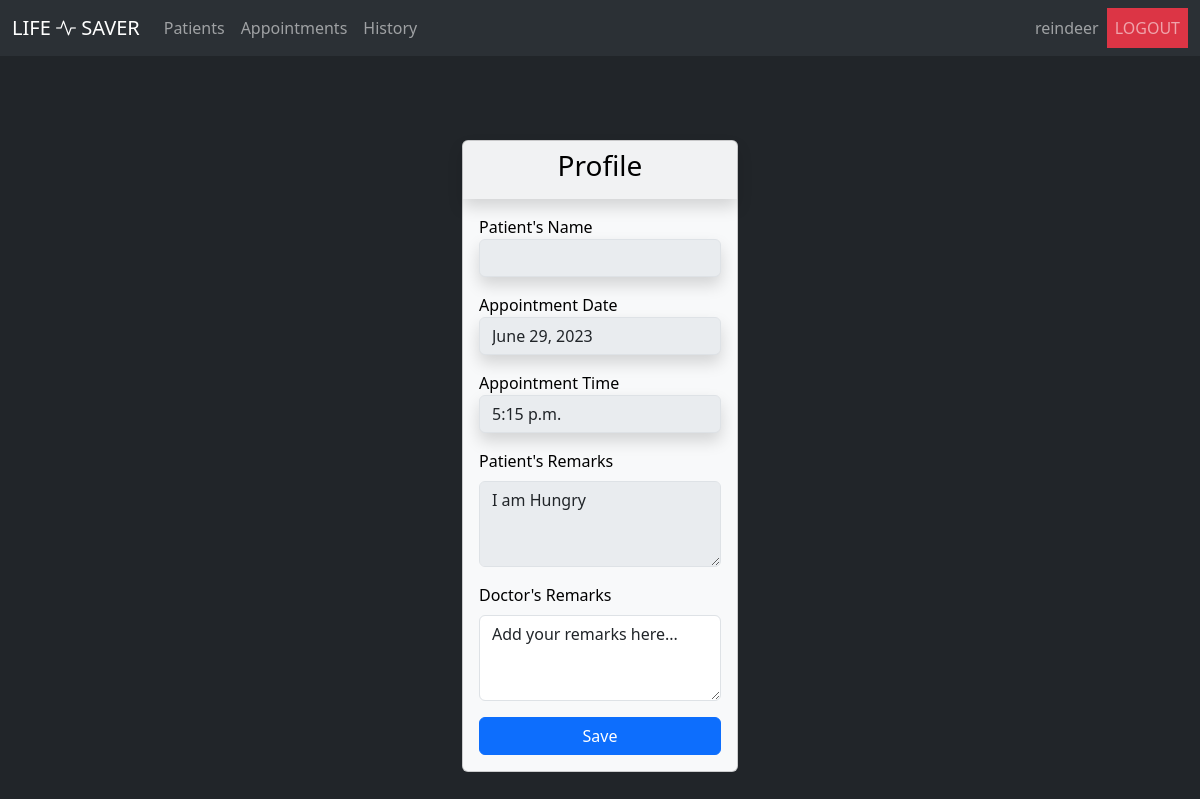
Page /doctor/complete_appointment/3/ (signed in) on the committed database.
### life_saver_user_auth/models.py (models this page shows, shortened)
class User(models.Model):
    first_name = models.CharField(max_length=30)
    last_name = models.CharField(max_length=30)
    email = models.EmailField(unique=True)
    phone = models.CharField(max_length=10)
    password = models.CharField(max_length=30)
    role = models.CharField(max_length=30)

### life_saver_appointment/models.py (models this page shows, shortened)
class Appointment(models.Model):
    doctor = models.ForeignKey(Doctor, on_delete=models.CASCADE)
    patient = models.ForeignKey(Patient, on_delete=models.CASCADE)
    date = models.DateField()
    time = models.TimeField()
    patient_remarks = models.TextField(blank=True, null=True)
    doctor_remarks = models.TextField(blank=True, null=True)
    status = models.CharField(max_length=50, default='pending')
    is_completed = models.BooleanField(default=False)
    class Meta:
        verbose_name_plural = 'Appointments'
        ordering = ['-date', '-time']

### life_saver_doctor/views.py (the view)
# urls.py: path('complete_appointment/<int:appointment_id>/', complete_appointment, name='complete_appointment_doctor'),
def complete_appointment(request, appointment_id):
    if check_session(request):
        if check_profile_completion(request):
            doctor = Doctor.objects.get(user__id=request.session['user'])
            if doctor.is_verified:
                appointment = Appointment.objects.get(id=appointment_id)
                if request.method == 'POST':
                    appointment.status = 'completed'
                    appointment.is_completed = True
                    appointment.doctor_remarks = request.POST['doctor_remarks']
                    appointment.save()
                    return redirect('appointments_doctor')
                return render(request, 'complete_appointment_doctor.html', {'appointment': appointment})
            return redirect('waitlist_doctor')
    return redirect('login')

### life_saver_doctor/views.py (called while the page is built)
def check_session(request):
    if request.session.has_key('user'):
        user = User.objects.get(id=request.session['user'])
        if user.role == 'doctor':
            return True
    return False

def check_profile_completion(request):
    try:
        doctor = Doctor.objects.get(user__id=request.session['user'])
        if doctor.is_profile_complete:
            return True
        return False
    except:
        return False

### life_saver_doctor/templates/complete_appointment_doctor.html (shortened to what this page needs)
{% extends 'base_doctor.html' %}
{% block content %}
<div class="container-fluid bg-dark h-100">
	<div class="row align-items-center justify-content-center h-100">
		<div class="col-md-3">
			<div class="card text-bg-light">
				<div class="card-header shadow border-0 text-center">
					<h3>Profile</h3>
				</div>
				<div class="card-body">
					<form method="post">
						<div class="mb-3">
                            <label for="patient">Patient's Name</label>
                            <input type="text" class="form-control shadow" name="patient" value="{{ appointment.patient_name }}" disabled>
                        </div>
                        <div class="mb-3">
                            <label for="date">Appointment Date</label>
                            <input type="text" class="form-control shadow" name="date" value="{{ appointment.date }}" disabled>
                        </div>
                        <div class="mb-3">
                            <label for="time">Appointment Time</label>
                            <input type="text" class="form-control shadow" name="time" value="{{ appointment.time }}" disabled>
                        </div>
                        <div class="form-group mb-3">
                            <label for="patient_remarks" class="form-label">Patient's Remarks</label>
                            <textarea class="form-control" id="patient_remarks" name="patient_remarks" disabled rows="3">{{ appointment.patient_remarks }}</textarea>
                        </div>
                        <div class="form-group mb-3">
                            <label for="doctor_remarks" class="form-label">Doctor's Remarks</label>
                            <textarea class="form-control" id="doctor_remarks" name="doctor_remarks" rows="3">Add your remarks here...</textarea>
                        </div>
						<button type="submit" class="btn btn-primary w-100">Save</button>
					</form>
				</div>
			</div>
		</div>
	</div>
</div>
{% endblock %}

### life_saver_doctor/templates/base_doctor.html (shortened to what this page needs)
<!doctype html>
<html lang="en">
<head>
	<link href="https://cdn.jsdelivr.net/npm/bootstrap@5.3.0-alpha3/dist/css/bootstrap.min.css" rel="stylesheet"
>
	<link rel="stylesheet" href="https://cdn.jsdelivr.net/npm/bootstrap-icons@1.10.5/font/bootstrap-icons.css">
	<link rel="stylesheet" href="https://cdn.datatables.net/1.13.4/css/jquery.dataTables.css" />
</head>
<body style="height: 100vh">
	<nav class="navbar navbar-expand-lg bg-body-tertiary bg-dark" data-bs-theme="dark">
		<div class="container-fluid">
			<a class="navbar-brand" href="{% url 'index_doctor' %}">LIFE <i class="bi bi-activity"></i> SAVER</a>
			<div class="collapse navbar-collapse justify-content-between" id="navbarNav">
				<ul class="navbar-nav">
					<li class="nav-item">
						<a class="nav-link" href="{% url 'patients_doctor' %}">Patients</a>
					</li>
					<li class="nav-item">
						<a class="nav-link" href="{% url 'appointments_doctor' %}">Appointments</a>
					</li>
					<li class="nav-item">
						<a class="nav-link" href="{% url 'appointment_history_doctor' %}">History</a>
					</li>
				</ul>
				<ul class="navbar-nav">
					<li class="nav-item">
						<a class="nav-link">{{ request.session.username }}</a>
					</li>
					<li class="nav-item">
						<a class="nav-link bg-danger" href="{% url 'logout' %}">LOGOUT</a>
					</li>
				</ul>
			</div>
		</div>
	</nav>
	{% block content %}{% endblock %}
</body>
</html>

### rows in the picture
User: session.username "reindeer"
Appointment: date "June 29, 2023", time "5:15 p.m.", patient_remarks "I am Hungry"
